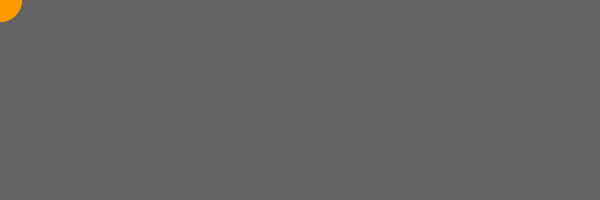
Frame 1 (no input)
Frame 60 (the mouse pressed at the canvas centre just before this capture): identical to frame 1, image omitted
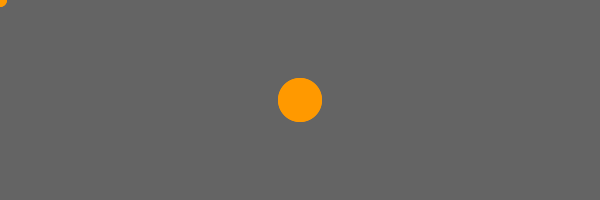
Frame 120 (the mouse held since frame 60 and released just before this capture)

The Processing sketch that drew these frames (run headless with seeded random() and noise(); from frame 60 on, the mouse is pressed at the canvas centre):

// Processing sketch: processing_12350
// ── processing_12350.pde

int num = 90;
float mx[] = new float[num];
float my[] = new float[num];

void setup() {
  size(600, 200);
  smooth();
  noStroke();
  fill(255, 153,0); 
}

void draw() {
  background(100); 
  int which = frameCount % 90;
  mx[which] = mouseX;
  my[which] = mouseY;
  

  
  for (int i = 0; i < num; i++) {
    // which+1 is the smallest (the oldest in the array)
    int index = (which+1 + i) % num;
    ellipse(mx[index], my[index], i/2, i/2);
  }
}
